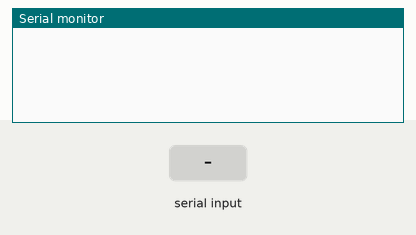
The sketch below on a simulated Arduino Uno, built with avr-gcc and run on an emulated ATmega328P. Shown: the last lines printed to the serial monitor. The inputs (shaded band) are chosen by the test bench.

Above: at 1.2 s.
1.3 s: "90,45\n" received over Serial
At 2.1 s:
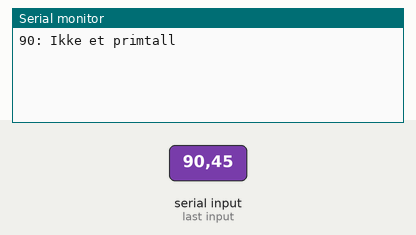
2.8 s: "0\n" received over Serial
At 4.3 s:
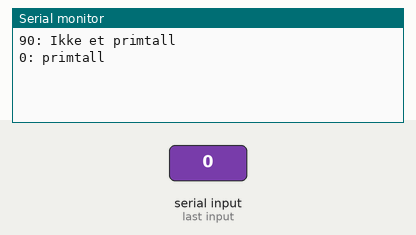

Measured:
- after the input at 1.3 s, the serial monitor: prints a new line at once (image 1)
- after the input at 2.8 s, the serial monitor: prints a new line at once (image 2)

The sketch:

prim_tall_input.ino
```cpp
/*
Kode for å skrive inn tall til seriell og vurdere om det er primtall eller ikke.
Skriv inn et heltall og trykk ctrl+enter for å sende
*/
void setup() {
  // put your setup code here, to run once:
  Serial.begin(9600);
  Serial.setTimeout(10000); //Seriell venter 10 sek før den timer ut og sender data (for Serial.readStringUntil)
}

void loop() {
  int number = Serial.readStringUntil('\n').toInt(); // Leser input string fra seriell og gjør om til int
  check_prime(number);

delay(1000);

}

void check_prime(int num) {
  int limit = int(sqrt(num));
  bool check = false;
  // Sjekker om tall fra 2 til sqrt(num) er en faktor i tallet. Tallet er et primtall dersom ingen av tallene [2, sqrt(num)] er en faktor av num
  for (int i = 2; i <= limit; i++){

    if (num % i == 0) {
      check = true;
      break;
    }
  }
  if (check) {
    Serial.print(num);
    Serial.println(": Ikke et primtall");
  }
else {
    Serial.print(num);
    Serial.println(": primtall");
  }
}
```
